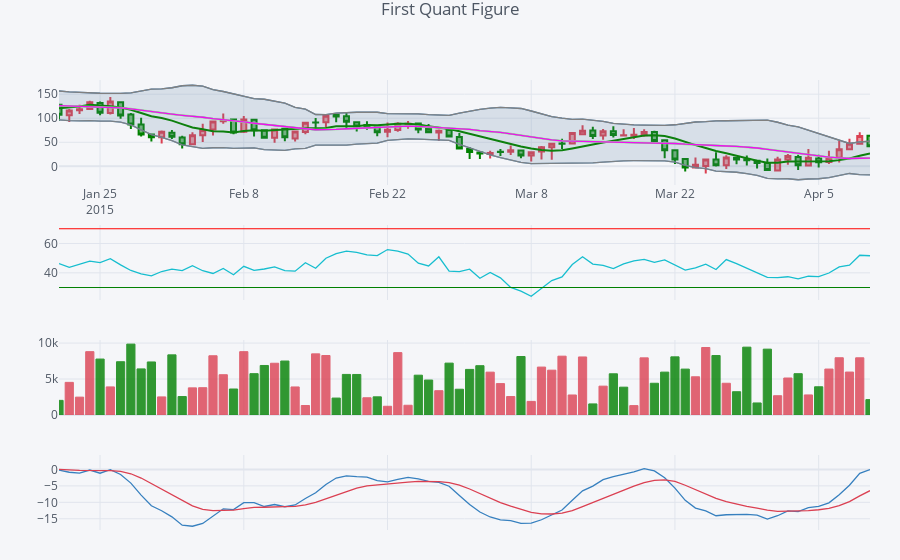

Notebook code for this chart:
### Code cell
qf.add_sma([10,20],width=2,color=['green','lightgreen'],legendgroup=True)
qf.add_rsi(periods=20,color='java')
qf.add_bollinger_bands(periods=20,boll_std=2,colors=['magenta','grey'],fill=True)
qf.add_volume()
qf.add_macd()
qf.iplot(showlegend=False, show_range=['2015-01-21','2015-04-10'])
# qf.iplot(showlegend=False, xaxis_range=None)
